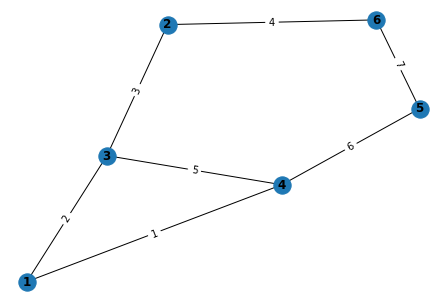

Python code for this plot:
# -*- coding: utf-8 -*-
"""
Created on Tue May 11 11:57:51 2021

@author: Lenovo
"""

import networkx as nx
import matplotlib.pyplot as plt
import numpy as np
print("GRAFA GÖRE CONFLICT/ÇAKIŞIM MATRİS")
conflictMat= np.array( [ [1,1,0,0,0,0,0],
                        [0,0,1,1,0,0,0],
                        [0,1,1,0,1,0,0],
                        [1,0,0,0,1,1,0],
                        [0,0,0,0,0,1,1],
                        [0,0,0,1,0,0,1] ])

print(conflictMat)                   
print(conflictMat.shape)
confsat=conflictMat.shape[0]
confsut=conflictMat.shape[1]
print("çakışım matrisi satir sayısi: %d  çakışım matrisi sütun sayisi: %d" %(confsat,confsut))

print("-------------------------------")
print("---------BİTİŞİKLİK DÜĞÜMDEN DÜĞÜME----------------------")
adjm=(np.dot(conflictMat, conflictMat.T)>0).astype(int)
np.fill_diagonal(adjm,0)
print(adjm)
print(adjm.shape)

print("-------------KESMEE------------------")

K_Mat=np.array([ [0,0,0,1,0,0,1],
                 [0,0,0,0,0,1,1],      
                 [1,1,0,0,0,0,0],
                 [0,0,1,0,0,0,1],
                 [1,0,0,0,1,0,1] ])

print(K_Mat)                   
print(K_Mat.shape)

print("--------------kesme transpose-----------------")

K_Transpose=K_Mat.transpose()
print(K_Transpose)
print(K_Transpose.shape)

"""
işlemler
B*K^T
"""
print("-------------------------------")
print("------------b*k^T çarpım-------------------")
print("-------------------------------")
BKt_carp=(np.dot(conflictMat,K_Transpose))

print(BKt_carp)
print(BKt_carp.shape)


print("-------------------------------")
print("------------b*k^T çarpım sonucu satır toplamı-------------------")
print("-------------------------------")

satir1=BKt_carp.shape[0]
print("satır sayisi çıktısı",satir1)
sutun1=BKt_carp.shape[1]
print("sutun sayisi çıktısı",sutun1)
Mat_satirtoplam1=BKt_carp.sum(axis=1)
print("b*k^t matrisinin satirların toplamı:---> ",Mat_satirtoplam1)

print(" ")
print("------------düğüm derecesi matrisinin  satır toplamı bitişiklik üzerinden  -------------------")
print(" ")
Mat_satirtoplam2=adjm.sum(axis=1)
print("düğüm derecesi matrisinin d(vi) satır toplamı---> ",Mat_satirtoplam2)


print('''
      ------------------------------------
      BXK^T+d(v) sonucu
      
      ''')
      
      
graftop=np.add(Mat_satirtoplam1, Mat_satirtoplam2) 
satirgraf=graftop.shape[0]
print(graftop)   
print("satir sayisi", satirgraf)
print('''
      
      bağlantı derecesi yüksek düğüm
      
      ''')
bder=graftop[0]
bdugum=0

for i in range(satirgraf):
    if bder<graftop[i]:
        bder=graftop[i]
        bdugum=i
        
print("bağlantı derecesi yüksek düğüm --->",bdugum,
      "  dizi indisi olarak saymazsak bağlantı derecesi en yüksek düğüm---->", 
      bdugum+1)

print('''
      
      ilişkiler
      ÖNEMLİ NOT: Burada çizdirdiğim grafla ve normal kağıt üstü v.b bileşenlerle
      hesaplamalardaki gibi olması ve kafa karışıklığı olmaması ve anlaşılması için
      aiağıdaki döngülerde indisleri +1 olarak arttırdım.
      yukarıda bağlantı derecesi yüksek düğümü yazdırırkende belirttiğim gibi
      hem kod ortamında çıkan indis karşılığı(0 dan başlayarak) ve 
      normal kullanımda ve grafta karşılığı (1 den saymaya başlayarak).
      
      
      ''')

for sut in range(confsut):
    if conflictMat[bdugum][sut]==1:
        print("%d.satir da 1 olan sütunlar= %d" %(bdugum+1,sut+1))
        conflictMat[bdugum][sut]=0 #burası baskın kümeyi sfırlar
        
        for sat in range(confsat) :
            if sat == bdugum: continue
            else:
             if conflictMat[sat][sut]==1:
                print("anahtar düğümle ilişkisi olan düğümler ",sat+1 )
                print("%d ----> %d " %(bdugum+1,sat+1) )
                conflictMat[sat][sut]=0 #burası bağlantılı ayrıtı sıfırlar
    else:
        sut+=1  
        
print(".        baskın küme: %d" %(bdugum+1))
print("-       ------------------------" )  
       
print('''
      
      
          conflict çakışım matris sonraki hali
          (anahtar düğüm ve ilişkili oldukları ayrıtın bağı kesilmesi)
      
      ''')
print(conflictMat)
print('''
      
      
      
      
      
      ----------------------------
      
      
      
      
      
      
      ''')


#---------------------------------------------------
#---------------------------------------------------
#---------------------------------------------------

print("------------b*k^T çarpım-------------------")
print("-------------------------------")
BKt_carp=(np.dot(conflictMat,K_Transpose))
print(BKt_carp)
print(BKt_carp.shape) 



print("-------------------------------")
print("------------b*k^T çarpım sonucu satır toplamı-------------------")
print("-------------------------------")

satir1=BKt_carp.shape[0]
print("satır sayisi çıktısı",satir1)
sutun1=BKt_carp.shape[1]
print("sutun sayisi çıktısı",sutun1)
Mat_satirtoplam1=BKt_carp.sum(axis=1)
print("b*k^t matrisinin satirların toplamı:---> ",Mat_satirtoplam1)

print('''
      ------------------------------------
      BXK^T+d(v) sonucu
      
      ''')
      
      
graftop=np.add(Mat_satirtoplam1, Mat_satirtoplam2) 
satirgraf=graftop.shape[0]
print(graftop)   
print("satir sayisi", satirgraf)
print('''
      
      bağlantı derecesi yüksek düğüm
      
      ''')
bder=graftop[0]
bdugum=0


for i in range(satirgraf):
    if bder<graftop[i]:
        bder=graftop[i]
        bdugum=i
        
print("bağlantı derecesi yüksek düğüm --->",bdugum,
      "  dizi indisi olarak saymazsak bağlantı derecesi en yüksek düğüm---->", 
      bdugum+1)

print('''
      
      ilişkiler
      ÖNEMLİ NOT: Burada çizdirdiğim grafla ve normal kağıt üstü v.b bileşenlerle
      hesaplamalardaki gibi olması ve kafa karışıklığı olmaması ve anlaşılması için
      aiağıdaki döngülerde indisleri +1 olarak arttırdım.
      yukarıda bağlantı derecesi yüksek düğümü yazdırırkende belirttiğim gibi
      hem kod ortamında çıkan indis karşılığı(0 dan başlayarak) ve 
      normal kullanımda ve grafta karşılığı (1 den saymaya başlayarak).
      
      
      ''')

for sut in range(confsut):
    if conflictMat[bdugum][sut]==1:
        print("%d.satir da 1 olan sütunlar= %d" %(bdugum+1,sut+1))
        conflictMat[bdugum][sut]=0 #burası baskın kümeyi sfırlar
        
        for sat in range(confsat) :
            if sat == bdugum: continue
            else:
             if conflictMat[sat][sut]==1:
                print("anahtar düğümle ilişkisi olan düğümler ",sat+1 )
                print("%d ----> %d " %(bdugum+1,sat+1) )
                conflictMat[sat][sut]=0 #burası bağlantılı ayrıtı sıfırlar
    else:
        sut+=1  
        
print(".        baskın küme: %d" %(bdugum+1))
print("-       ------------------------" )  


print('''
      
      
          conflict / çakışım matris sonraki hali
          (anahtar düğüm ve ilişkili oldukları ayrıtın bağı kesilmesi)
      
      ''')
print(conflictMat)










#YAPILANI GRAF OLARAK GÖSTERİM


G = nx.Graph() 
E = [('3', '4', 5), ('3', '1', 2), ('3', '2', 3), ('1', '4', 1), ('4', '5', 6), ('2', '6', 4), ('6', '5', 7)]
G.add_weighted_edges_from(E)

pos=nx.spring_layout(G)

nx.draw(G, pos, with_labels=True, font_weight='bold')

edge_weight = nx.get_edge_attributes(G,'weight')
nx.draw_networkx_edge_labels(G, pos, edge_labels = edge_weight)

plt.show()
